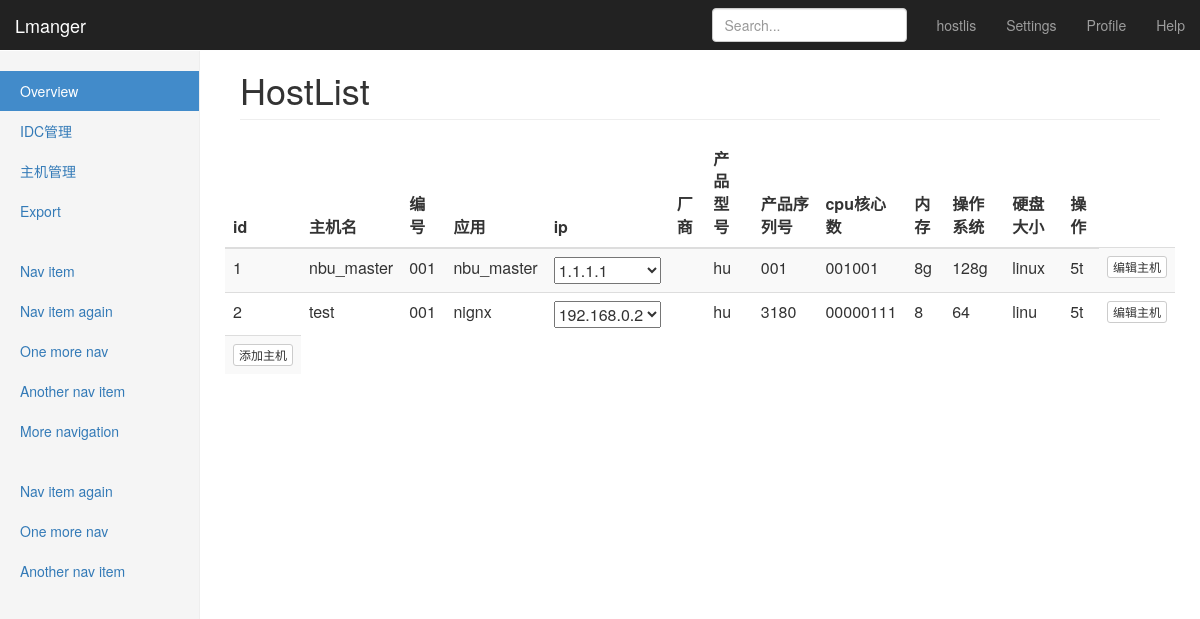
The app's page /hostlist/1 with its own data.
### cmdb/models.py (models this page shows, shortened)
class Host(models.Model):
    idc = models.ForeignKey(Idc)
    date_added = models.DateTimeField(auto_now=True)
    hostname = models.CharField(max_length=40, verbose_name='主机名称')
    num = models.CharField(max_length=20, verbose_name='编号')
    application = models.CharField(max_length=40, verbose_name='应用')
    class Meta:
        verbose_name = '主机列表'
        verbose_name_plural = '主机列表'

class HostInfo(models.Model):
    host = models.ForeignKey(Host)
    manufacturer = models.CharField(max_length=40, verbose_name='厂商')
    productmode = models.CharField(max_length=40, verbose_name='产品型号')
    serialnumber = models.CharField(max_length=40, verbose_name='产品序列号')
    cpu = models.CharField(max_length=40, null=True,
                           blank=True, verbose_name='CPU核数')
    mem = models.CharField(max_length=40, verbose_name='内存')
    os = models.CharField(max_length=40, verbose_name='操作系统')
    disk = models.CharField(max_length=40, verbose_name='硬盘大小')
    class Meta:
        verbose_name = '主机信息'
        verbose_name_plural = '主机信息'

### cmdb/views.py (the view)
# urls.py: url(r'^hostlist/(?P<idc_id>\d+)$', views.hostlist, name='hostlist'),
def hostlist(request, idc_id):
    hosts = Idc.objects.get(id=idc_id)
    hostlists = hosts.host_set.all()
    context = {'hostlists':hostlists,'hosts': hosts}
    return render(request, 'cmdb/hostlist.html', context)

### cmdb/templates/cmdb/hostlist.html (shortened to what this page needs)
<html lang="zh-CN" class=""><head>
    <link href="https://cdn.bootcss.com/bootstrap/3.3.7/css/bootstrap.min.css" rel="stylesheet">
    <link href="/static/css/dashboard.css" rel="stylesheet">
<style type="text/css">.fancybox-margin{margin-right:0px;}</style></head>
  <body data-feedly-mini="yes" data-gclp-initialized="true" data-gistbox-initialized="true">
    <nav class="navbar navbar-inverse navbar-fixed-top">
      <div class="container-fluid">
        <div class="navbar-header">
          <a class="navbar-brand" href="#">Lmanger</a>
        </div>
        <div id="navbar" class="navbar-collapse collapse">
          <ul class="nav navbar-nav navbar-right">
            <li><a href="#">hostlis</a></li>
            <li><a href="#">Settings</a></li>
            <li><a href="#">Profile</a></li>
            <li><a href="#">Help</a></li>
          </ul>
          <form class="navbar-form navbar-right">
            <input type="text" class="form-control" placeholder="Search...">
          </form>
        </div>
      </div>
    </nav>
    <div class="container-fluid">
      <div class="row">
        <div class="col-sm-3 col-md-2 sidebar">
          <ul class="nav nav-sidebar">
            <li class="active"><a href="/">Overview <span class="sr-only">(current)</span></a></li>
            <li><a href="/idc">IDC管理</a></li>
            <li>
            <li><a href="">主机管理</a></li>
            </li>
            <li><a href="#">Export</a></li>
          </ul>
          <ul class="nav nav-sidebar">
            <li><a href="">Nav item</a></li>
            <li><a href="">Nav item again</a></li>
            <li><a href="">One more nav</a></li>
            <li><a href="">Another nav item</a></li>
            <li><a href="">More navigation</a></li>
          </ul>
          <ul class="nav nav-sidebar">
            <li><a href="">Nav item again</a></li>
            <li><a href="">One more nav</a></li>
            <li><a href="">Another nav item</a></li>
          </ul>
        </div>
        <div class="col-sm-9 col-sm-offset-3 col-md-10 col-md-offset-2 main">
          <h1 class="page-header">HostList</h1>
          <div class="row placeholders">
          <div class="table-responsive">
            <table class="table table-striped">
              <thead>
                <tr>
                  <th>id</th>
                  <th>主机名</th>
                  <th>编号</th>
                  <th>应用</th>
                  <th>ip</th>
                  <th>厂商</th>
                  <th>产品型号</th>
                  <th>产品序列号</th>
                  <th>cpu核心数</th>
                  <th>内存</th>
                  <th>操作系统</th>
                  <th>硬盘大小</th>
                  <th>操作</th>
                </tr>
              </thead>
              <tbody>
                {% for hosts in hostlists%}
                <tr>
                  <td>{{hosts.id}}</td>
                  <td>{{hosts.hostname}}</td>
                  <td>{{hosts.num}}</td>
                  <td>{{hosts.application}}
                  <td>
                  <select>
                    {% for ips in hosts.ip_set.all %}
                      <option>
                        {{ips.ip1}}
                      </option>
                      {%endfor%}
                    </select>
                    </td>
                      {% for host in hosts.hostinfo_set.all%}
                    <td>{{ host.date_added|date:'M d, Y H:i' }}</td>
                    <td>{{host.manufacturer}}</td>
                    <td>{{host.productmode}}</td>
                    <td>{{host.serialnumber}}</td>
                    <td>{{host.cpu}}</td>
                    <td>{{host.mem}}</td>
                    <td>{{host.os}}</td>
                    <td>{{host.disk}}</td>
                    <td><a class="btn btn-default btn-xs" href="{% url 'cmdb:edit_host' hosts.id%}">编辑主机</a></td>
                    {%endfor%}
                    {%endfor%}
                </tr>
                <td><a class="btn btn-default btn-xs" href="{% url 'cmdb:add_host' hosts.id%}">添加主机</a></td>
              </tbody>
            </table>
          </div>
        </div>
      </div>
    </div>
</div><form id="gclp-frame-form" target="gclp-frame" method="post" style="display: none;"></form><div id="feedly-mini" title="feedly Mini tookit"></div></body></html>

### lmanager/static/css/dashboard.css (style rules this page uses)
body { padding-top: 50px; }
.navbar-fixed-top { border: 0; }
.sidebar { display: none; }
@media (min-width: 768px) { .sidebar { position: fixed; top: 51px; bottom: 0; left: 0; z-index: 1000; display: block; padding: 20px; overflow-x: hidden; overflow-y: auto; background-color: #f5f5f5; border-right: 1px solid #eee; } }
.nav-sidebar { margin-right: -21px; margin-bottom: 20px; margin-left: -20px; }
.nav-sidebar > li > a { padding-right: 20px; padding-left: 20px; }
.nav-sidebar > .active > a, .nav-sidebar > .active > a:hover, .nav-sidebar > .active > a:focus { color: #fff; background-color: #428bca; }
.main { padding: 20px; }
@media (min-width: 768px) { .main { padding-right: 40px; padding-left: 40px; } }
.main .page-header { margin-top: 0; }
.placeholders { margin-bottom: 30px; text-align: center; }

### records on screen
Host: id "1", hostname "nbu_master", num "001", application "nbu_master"
HostInfo: manufacturer "hu", productmode "001", serialnumber "001001", cpu "8g", mem "128g", os "linux", disk "5t"
Host: id "2", hostname "test", num "001", application "nignx"
HostInfo: manufacturer "hu", productmode "3180", serialnumber "00000111", cpu "8", mem "64", os "linu", disk "5t"

### other values on screen
form field value "1.1.1.1"
form field value "192.168.0.2"
